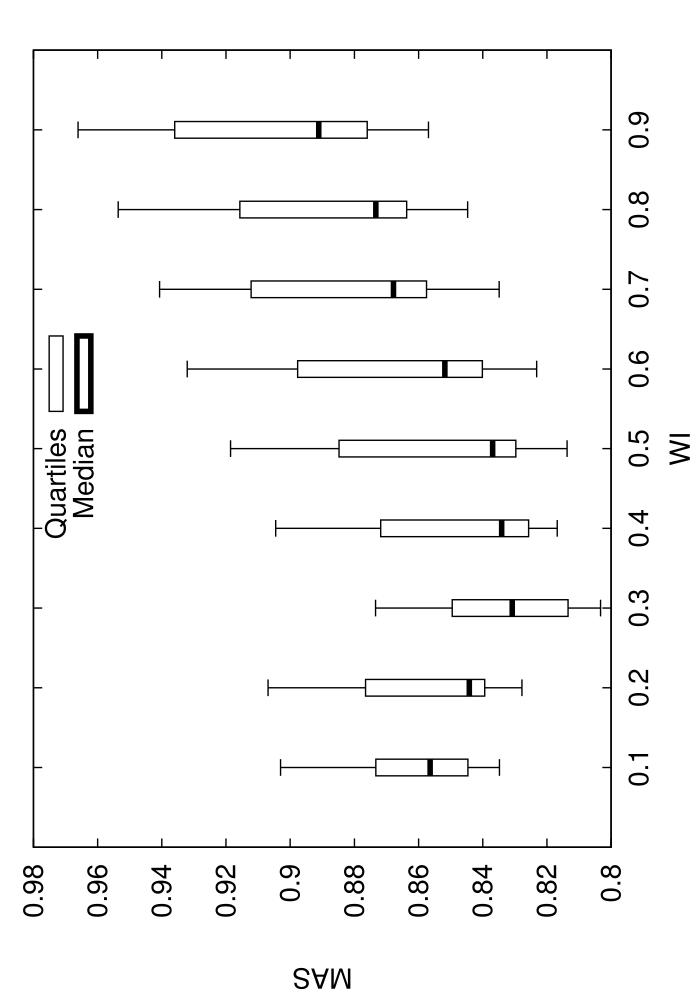

This figure's gnuplot source:
set terminal postscript enhanced 20
set xrange[0:1]
set xlabel 'WI'
set ylabel 'MAS'
set key ins vert center top spacing 1.0
set output 'stat_COMP_W09.dat.eps'
set bars 4.0
set style fill empty
plot 'stat_COMP_W09.dat.elab' using 1:3:2:6:5:xticlabel(1) with candlesticks lt -1 lw 1 title 'Quartiles' whiskerbars,'' using 1:4:4:4:4:xticlabels(1) with candlesticks lt -1 lw 4 title 'Median'
